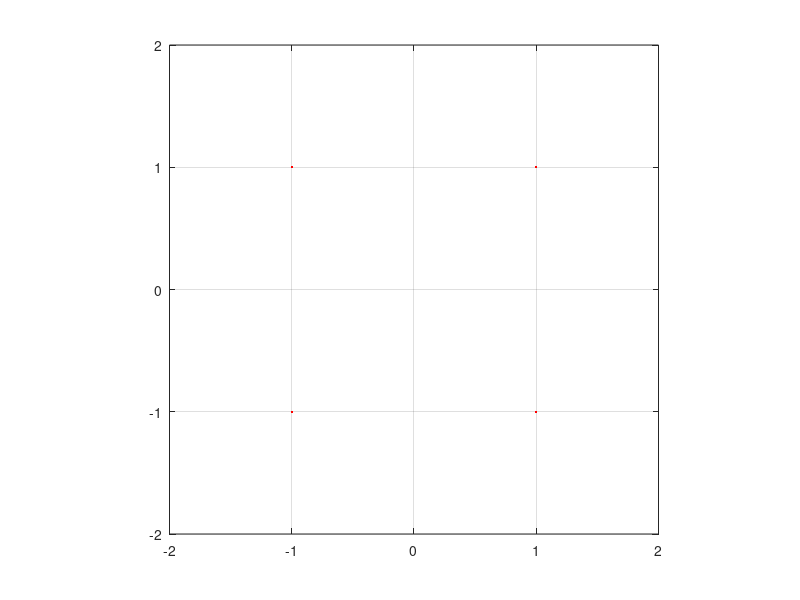
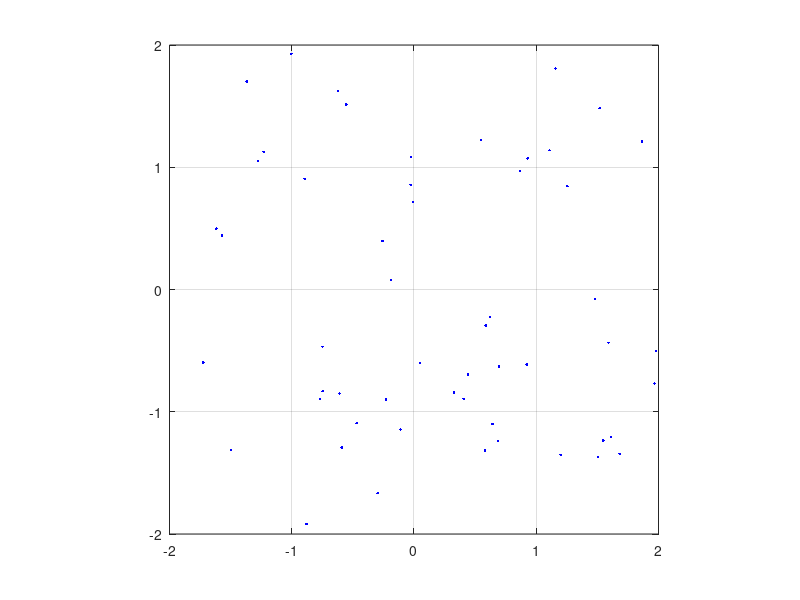

The MATLAB source for these figures, in order:
% Modulation block

clc
clear
close all
load 128_64_LDPCcode.mat

k=64;
n=128;
Eb_No=0:1:4;
Eb_No_linear=10.^(Eb_No./10);
sigma=sqrt(1./(2*(k/n).*Eb_No_linear));
spectEff=2;
SNR=Eb_No-spectEff;

infoBits=randi([0 1],k,1)';
codedBits=mod(infoBits*G,2)';

SymbolsI = 2*codedBits(1:2:end)-1;              % in phase symbols
SymbolsQ = 2*codedBits(2:2:end)-1;              % quadrature symbols
symbolsTx = SymbolsI+1i.*SymbolsQ;

% Normalized Complex WGN generation (Noise Power set to 1)
Noise=(randn(k,1)+1i*randn(k,1))*sigma(end);

symbolsRx=symbolsTx+Noise;
receivedCodewordsReal=real(symbolsRx);
receivedCodewordsImag=imag(symbolsRx);
receivedCodewords=zeros(1,size(H,2));
receivedCodewords(1:2:end)=receivedCodewordsReal;
receivedCodewords(2:2:end)=receivedCodewordsImag;

figure
plot(symbolsTx,'r.');
axis equal
xlim([-2 2])
ylim([-2 2])
grid on;
figure
plot(symbolsRx,'b.');
axis equal
xlim([-2 2])
ylim([-2 2])
grid on;

